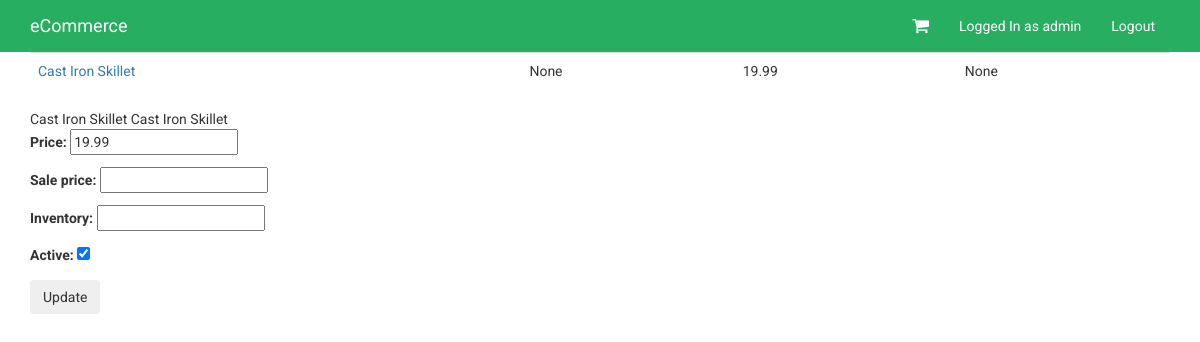
/products/4/inventory/ (signed in), run on an earlier commit of the app's database.
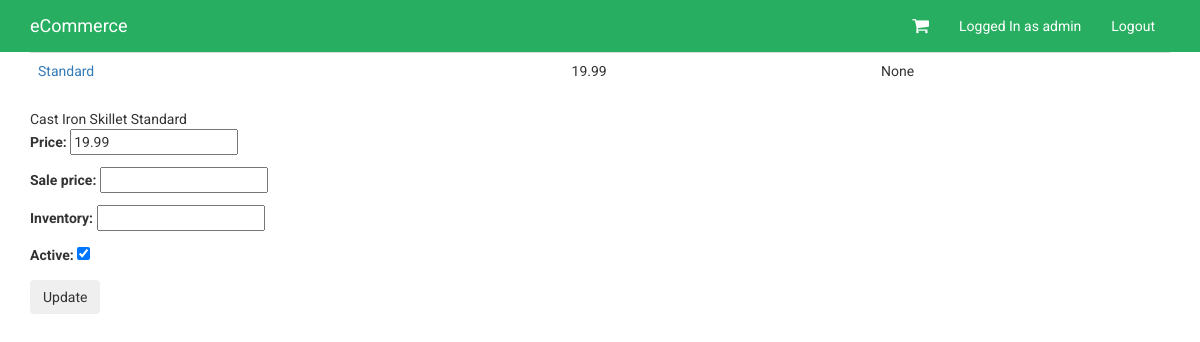
And on a later commit of the database.
### products/models.py (models this page shows, shortened)
class Variation(models.Model):
	product = models.ForeignKey(Product)
	title = models.CharField(max_length=120)
	description = models.TextField(blank=True, null=True)
	price = models.DecimalField(decimal_places= 2, max_digits=20)
	sale_price = models.DecimalField(decimal_places= 2, max_digits=20, null=True, blank=True)
	active = models.BooleanField(default=True)
	inventory = models.IntegerField(null=True, blank=True) #refers to unlimited amount

class Product (models.Model):
	title = models.CharField(max_length=120)
	description = models.TextField(blank=True, null=True)
	price = models.DecimalField(decimal_places= 2, max_digits=20)
	active = models.BooleanField(default=True)
	categories = models.ManyToManyField('Category', blank=True)
	default = models.ForeignKey('Category', related_name='default_category', null=True, blank=True)
	objects = ProductManager()

### products/views.py (the view, shortened to what this page needs)
# urls.py: url(r'^(?P<pk>\d+)/inventory/$', VariationListView.as_view() , name='product_inventory'),
class VariationListView(StaffRequiredMixin, ListView):
	model = Variation
	queryset = Variation.objects.all()
	def get_context_data(self, *args, **kwargs):
		context = super(VariationListView, self).get_context_data(*args, **kwargs)
		context["formset"] = VariationInventoryFormSet(queryset=self.get_queryset())
		return context
	def get_queryset(self, *args, **kwargs):
		product_pk = self.kwargs.get("pk")
		if product_pk:
			product = get_object_or_404(Product, pk=product_pk)
			queryset = Variation.objects.filter(product=product)
		return queryset

### products/mixins.py (called while the page is built)
	@method_decorator(login_required)
	def dispatch(self, request, *args, **kwargs):
		if request.user.is_staff:
			return super (StaffRequiredMixin, self).dispatch(request, *args, **kwargs)
		else:
			raise Http404

### products/models.py (called while the page is built)
	def active(self):
		return self.filter(active=True)

	def get_queryset(self):
		return ProductQuerySet(self.model, using=self.db)

	def all(self, *args, **kwargs):
		return self.get_queryset().active()

### products/templates/products/variation_list.html (shortened to what this page needs)
{% extends 'base.html' %}
{% block content %}
<table class='table'>
{% for variation in variation_list %}
<tr>
<td><a href='{{ product.get_absolute_url }}'>{{variation.title}}</a></td>
<td>{{variation.description}}</td>
<td>{{variation.price}}</td>
<td>{{ variation.inventory }}</td>
</tr>
{% endfor %}
</table>
<form method="POST" action="">{% csrf_token %}
{% for form in formset %}
{{form.instance.product.title}}
{{form.instance.title}}
{{ form.as_p }}
{% endfor %}
<input type="submit" value="Update" class='btn' />
</form>
{% endblock %}

What changed in the data, as far as the page shows it:
changed Variation "None": title "Cast Iron Skillet" → "Standard"; description "None" → (not shown)
Also different on the page:
new list line: "Cast Iron Skillet Standard"
new list line: "Price: Sale price: Inventory: Active: 19.99   ☑"
list line gone: "Cast Iron Skillet Cast Iron Skillet"
list line gone: "Price: Sale price: Inventory: Active: 19.99   ☑"
